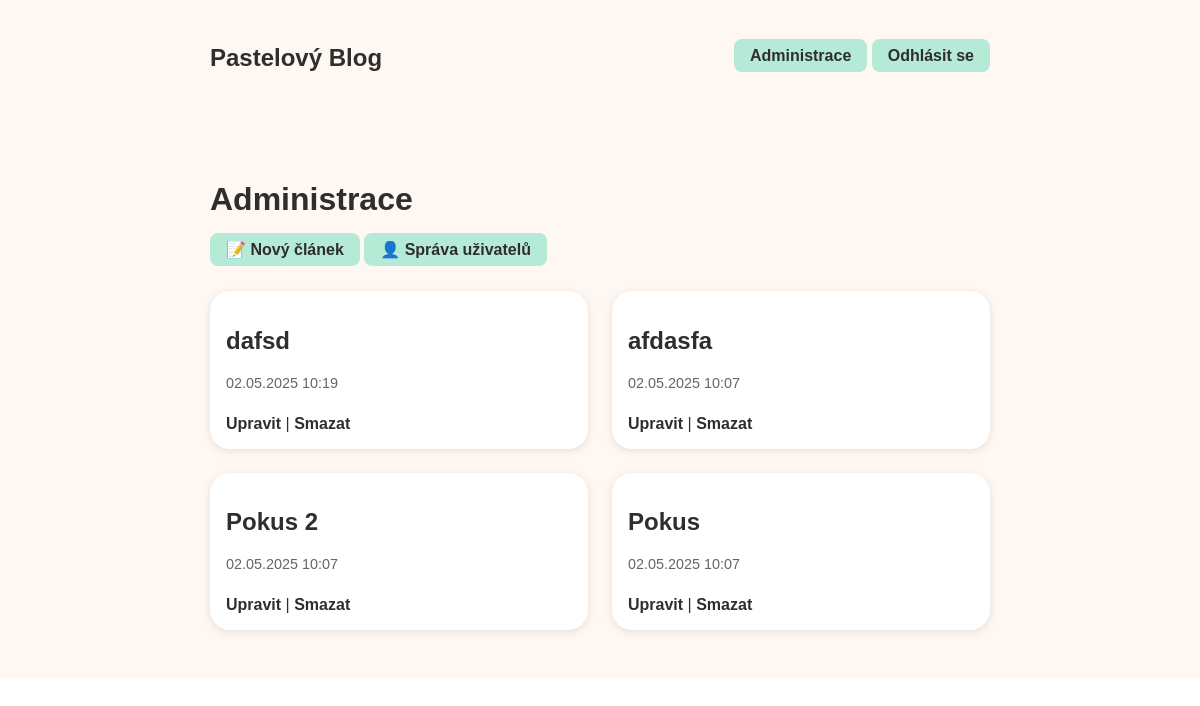
The page /dashboard (signed in) on the database as committed earlier.
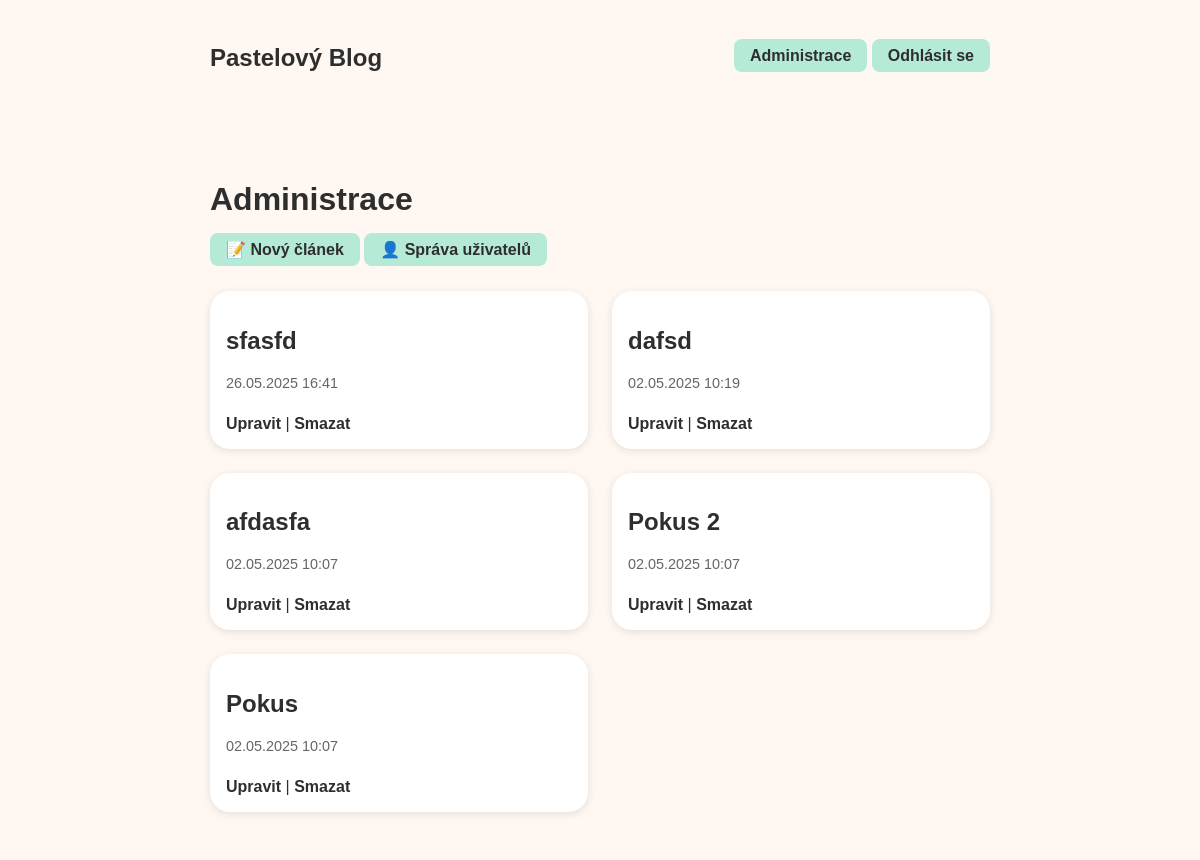
The same page on the database as committed later.
### models.py (models this page shows)
class Article(db.Model):
    __tablename__ = 'articles'
    id = db.Column(db.Integer, primary_key=True)
    title = db.Column(db.String(120), nullable=False)
    content = db.Column(db.Text, nullable=False)
    created_at = db.Column(db.DateTime, default=datetime.utcnow)
    user_id = db.Column(db.Integer, db.ForeignKey('users.id'), nullable=False)
    images = db.relationship('Image', backref='article', lazy=True)

### app.py (the view)
@app.route("/dashboard")
@login_required
def dashboard():
    articles = Article.query.filter_by(user_id=current_user.id).order_by(Article.created_at.desc()).all()
    return render_template("dashboard.html", articles=articles)

### app.py (called while the page is built)
@login_manager.user_loader
def load_user(user_id):
    return User.query.get(int(user_id))

### templates/dashboard.html
{% extends "base.html" %}
{% block content %}
<main class="main-content">
  <div class="container">
    <h1>Administrace</h1>
    <a href="{{ url_for('create_article') }}" class="login-button">📝 Nový článek</a>
    <a href="{{ url_for('user_management') }}" class="login-button">👤 Správa uživatelů</a>
    <div class="post-grid">
      {% for article in articles %}
        <article class="post-card">
          <h2>{{ article.title }}</h2>
          <p class="post-date">{{ article.created_at.strftime('%d.%m.%Y %H:%M') }}</p>
          <a href="{{ url_for('edit_article', article_id=article.id) }}" class="read-more">Upravit</a> |
          <a href="{{ url_for('delete_article', article_id=article.id) }}" class="read-more">Smazat</a>
        </article>
      {% else %}
        <p>Nemáš žádné články.</p>
      {% endfor %}
    </div>
  </div>
</main>
{% endblock %}

Rows that differ between the two databases and show on the page:
added Article: title "sfasfd", created_at "26.05.2025 16:41"
